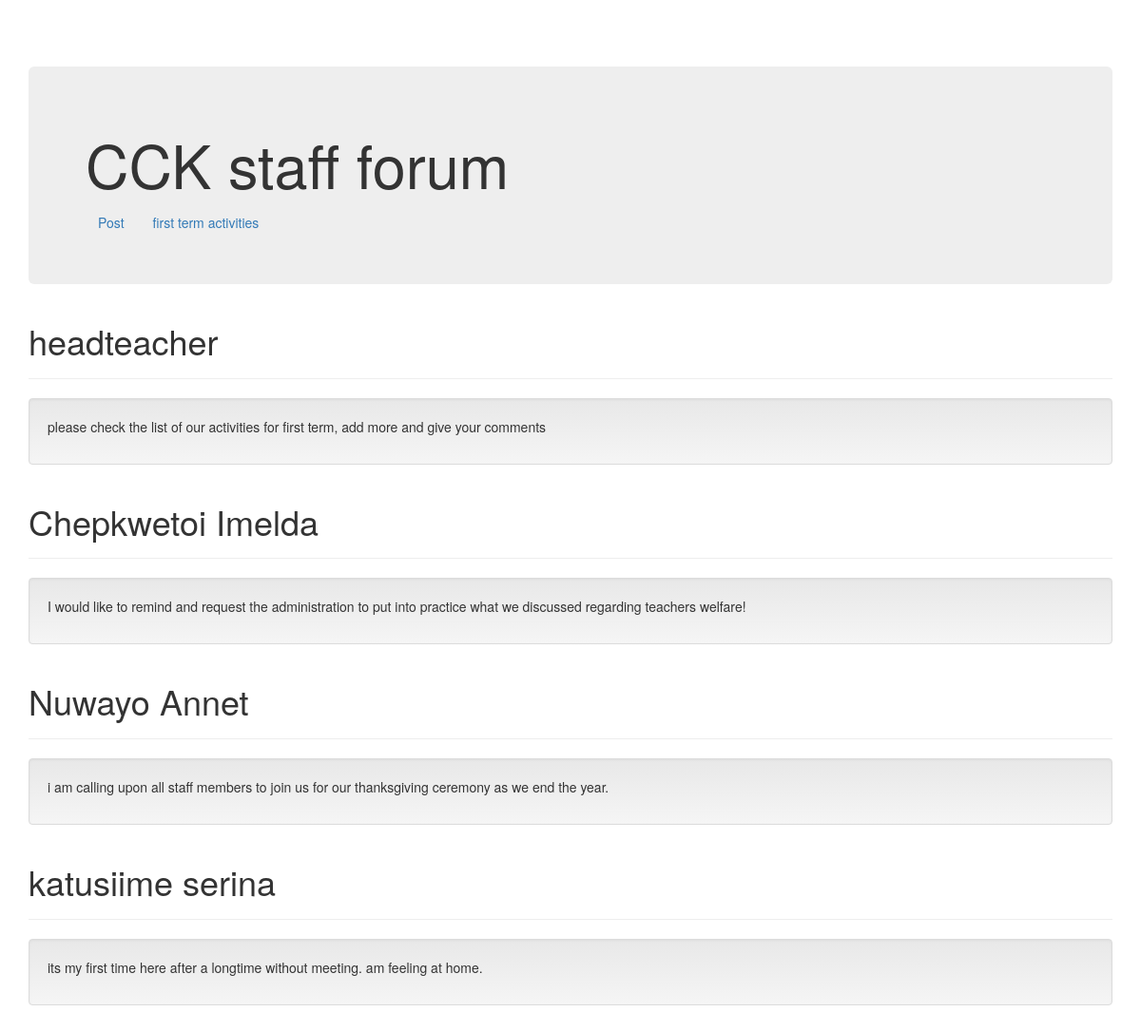
The page / on the database its author committed.
### guest/models.py (models this page shows, shortened)
class Comment(models.Model):
    name = models.CharField(max_length=25)
    comment = models.TextField()
    date_added = models.DateTimeField(default=timezone.now)

### guest/views.py (the view)
# urls.py: path('', views.index, name='index'),
def index(request):
    posts = Comment.objects.order_by('-date_added')
    context = {
        'posts': posts
    }
    return render(request, 'guest/index.html', context)

### guest/templates/guest/index.html
{% extends 'guest/base.html' %}
    {% block content %}
      <div class="container theme-showcase" role="main">
      <div class="jumbotron">
        <h1>CCK staff forum</h1>
        <a type="button" class="btn btn-link" href="{% url 'sign' %}">Post</a>
          <a type="button" class="btn btn-link" href="{% url 'activity' %}">first term activities</a>
      </div>
      {% for post in posts %}
        <div class="page-header">
          <h1>{{ post.name }}</h1>
        </div>
        <div class="well">
          <p>{{ post.comment }}</p>
        </div>
      {% endfor %}
    </div>
    {% endblock content %}

### guest/templates/guest/base.html (shortened to what this page needs)
{% load static %}
<!DOCTYPE html>
<html lang="en">
  <head>
    <link href="{% static 'css/bootstrap.min.css' %}" rel="stylesheet">
    <link href="{% static 'css/bootstrap-theme.min.css' %}" rel="stylesheet">
    <link href="{% static 'css/theme.css' %}" rel="stylesheet">
  </head>
  <body>
  {% block content %}
  {% endblock content %}
  </body>
</html>

### guest/static/css/theme.css (style rules this page uses)
body { padding-top: 70px; padding-bottom: 30px; }

### rows shown on the page
Comment: name "headteacher", comment "please check the list of our activities for first term, add more and give your comments"
Comment: name "Chepkwetoi Imelda", comment "I would like to remind and request the administration to put into practice what we discussed regarding teachers welfare!"
Comment: name "Nuwayo Annet", comment "i am calling upon all staff members to join us for our thanksgiving ceremony as we end the year."
Comment: name "katusiime serina", comment "its my first time here after a longtime without meeting. am feeling at home."
